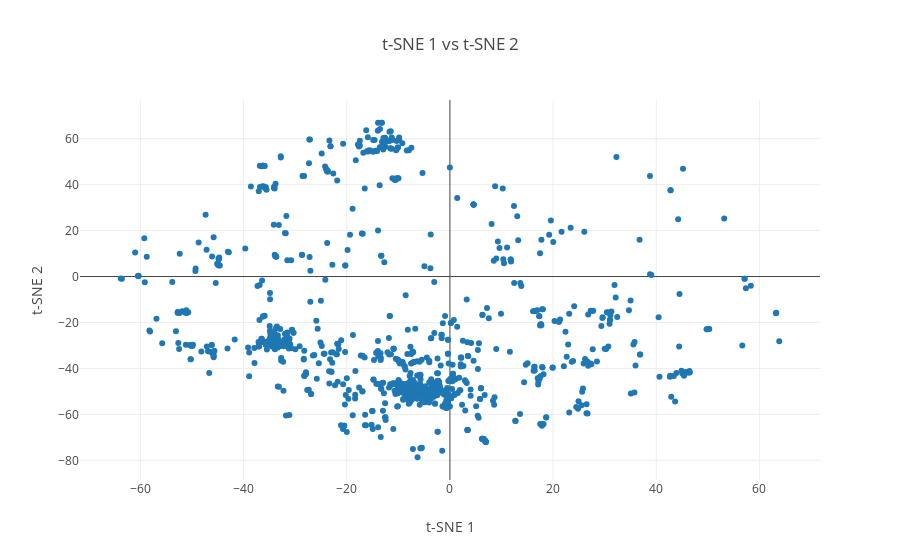

Source (notebook cell):
### Code cell
trace = go.Scatter(
    x = X_embedded[0:1000,0], 
    y = X_embedded[0:1000, 1],
    mode = 'markers',
    text= word_list[0:1000]
)

layout = dict(title= 't-SNE 1 vs t-SNE 2',
              yaxis = dict(title='t-SNE 2'),
              xaxis = dict(title='t-SNE 1'),
              hovermode= 'closest',)

fig = dict(data = [trace], layout= layout)
py.iplot(fig)

### Figure 1 — Plotly figure (JSON) as saved in the notebook; plotly's stock layout.template omitted (floating-point values rounded to 4 significant figures; data arrays with more than 128 entries replaced by an {"elided": "..."} marker saying what was removed)
{"data": [{"mode": "markers", "text": {"elided": "1000 str values"}, "type": "scatter", "x": {"elided": "1000 float values"}, "y": {"elided": "1000 float values"}}], "layout": {"hovermode": "closest", "title": "t-SNE 1 vs t-SNE 2", "xaxis": {"title": "t-SNE 1"}, "yaxis": {"title": "t-SNE 2"}}}
